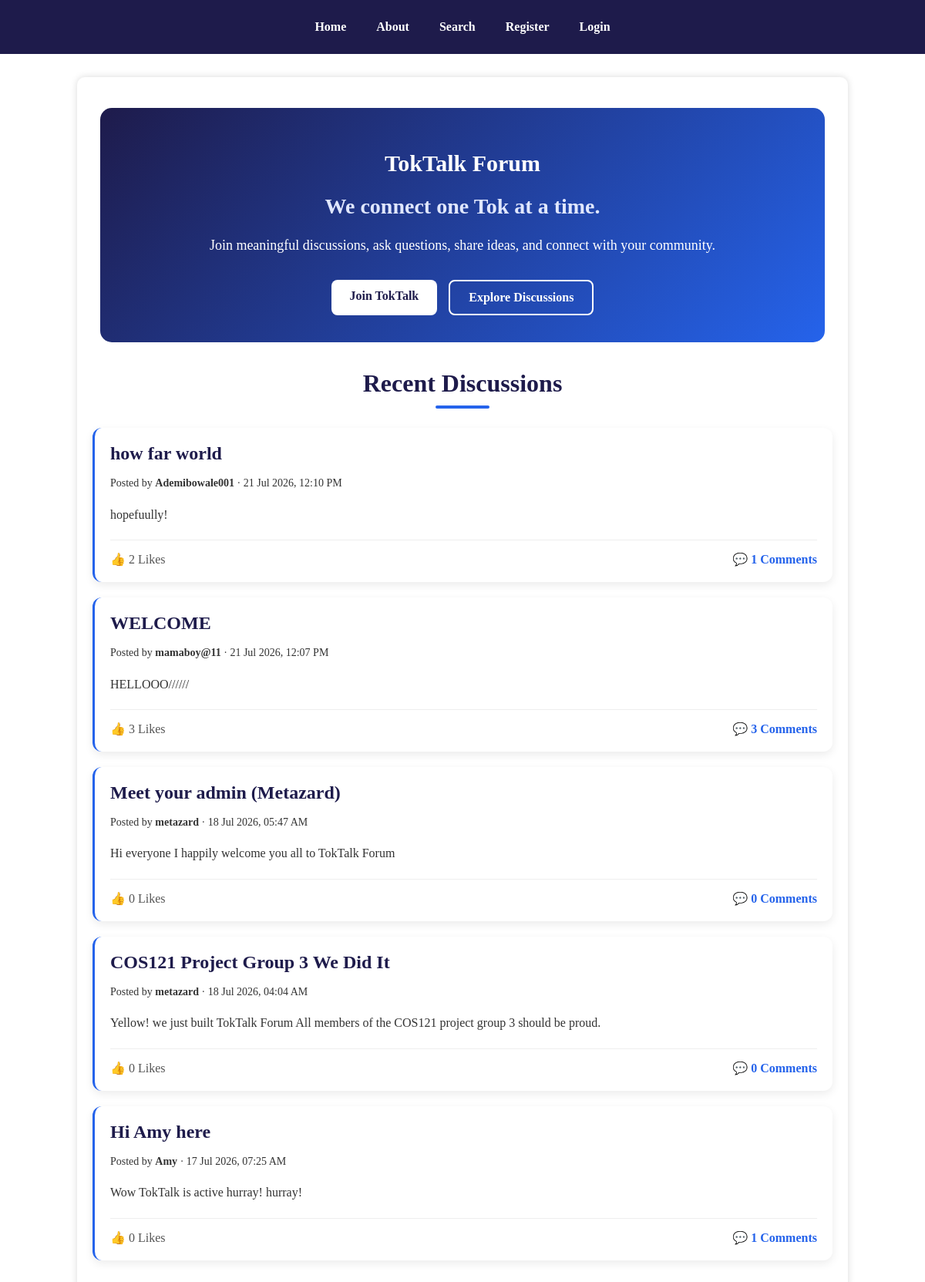
The page / on the database its author committed.
### models/post.py (models this page shows, shortened)
class Post(db.Model):
    __tablename__ = 'posts'
    id = db.Column(db.Integer, primary_key=True)
    title = db.Column(db.String(255), nullable=False)
    content = db.Column(db.Text, nullable=False)
    author_id = db.Column(
        db.Integer, db.ForeignKey("users.id"), nullable=False)
    created_at = db.Column(db.DateTime, default=datetime.utcnow)
    updated_at = db.Column(
        db.DateTime,
        default=datetime.utcnow,
        onupdate=datetime.utcnow,
    )
    comments = db.relationship(
        'Comment', backref='post', cascade='all, delete-orphan', lazy=True)
    likes = db.relationship('Like', backref='post',
                            cascade='all, delete-orphan', lazy=True)
    author = db.relationship("User", backref="posts")

### models/user.py (models this page shows, shortened)
class User(db.Model, UserMixin):
    __tablename__ = "users"
    id = db.Column(db.Integer, primary_key=True)
    full_name = db.Column(db.String(150), nullable=False)
    username = db.Column(db.String(80), unique=True, nullable=False)
    email = db.Column(db.String(120), unique=True, nullable=False)
    password = db.Column(db.String(255), nullable=False)
    bio = db.Column(db.Text, default="")
    profile_picture = db.Column(
        db.String(255),
        default="default_profile.png"
    )
    created_at = db.Column(
        db.DateTime,
        default=datetime.utcnow
    )
    is_admin = db.Column(
        db.Boolean,
        default=False
    )
    is_suspended = db.Column(
        db.Boolean,
        default=False
    )
    is_banned = db.Column(
        db.Boolean,
        default=False
    )

### app.py (the view)
    @app.route("/")
    def home():
        posts = Post.query.order_by(Post.created_at.desc()).all()
        return render_template("home.html", posts=posts)

### templates/home.html (shortened to what this page needs)
{% extends "base.html" %}
{% block content %}
<div class="hero-section">
    <h1>TokTalk Forum</h1>
    <h2>We connect one Tok at a time.</h2>
    <p>
        Join meaningful discussions, ask questions,
        share ideas, and connect with your community.
    </p>
    <div class="hero-buttons">
        {% if current_user.is_authenticated %}
        <a href="{{ url_for('posts.create_post') }}" class="hero-btn-primary">
            Create Post
        </a>
        {% else %}
        <a href="{{ url_for('auth.register') }}" class="hero-btn-primary">
            Join TokTalk
        </a>
        {% endif %}
        <a href="#recent-discussions" class="hero-btn-secondary">
            Explore Discussions
        </a>
    </div>
</div>
<h2 id="recent-discussions">Recent Discussions</h2>
{% if posts %}
{% for post in posts %}
<div class="post-card">
    <h3>
        <a href="{{ url_for('posts.get_post', post_id=post.id) }}">
            {{ post.title }}
        </a>
    </h3>
    <p class="post-info">
        Posted by <strong>{{ post.author.username }}</strong>
        · {{ post.created_at.strftime("%d %b %Y, %I:%M %p") }}
    </p>
    <p>
        {{ post.content }}
    </p>
    <div class="post-action">
        <span>👍 {{ post.likes|length }} Likes</span>
        <a href="{{ url_for('posts.get_post', post_id=post.id) }}">
            💬 {{ post.comments|length }} Comments
        </a>
    </div>
</div>
{% endfor %}
{% else %}
<p>No discussions yet. Be the first to create one!</p>
{% endif %}
{% endblock %}

### static/style.css (style rules this page uses)
body { margin: 0; padding: 0; font-family: 'Times New Roman', Times, serif; background: white; }
h1 { color: #1e3a8a; }
h2 { color: #333333; }
.post-card { background: white; padding: 20px; margin-bottom: 25px; border-radius: 10px; box-shadow: 0 2px 8px rgba(0, 0, 0, .1); }
.post-card h3 { color: #1e3a8a; margin-bottom: 10px; }
.post-info { color: #777; font-size: 14px; margin-bottom: 15px; }
.post-card { background: #fff; border-radius: 12px; padding: 20px; margin-bottom: 20px; box-shadow: 0 4px 12px rgba(0, 0, 0, 0.08); border-left: 3px solid #2563EB; transition: 0.3s ease; }
.post-card h3 { margin: 0 0 10px; }
.post-card h3 a { color: #1E1B4B; text-decoration: none; font-size: 24px; font-weight: bold; }
.post-info { color: #666; font-size: 14px; margin-bottom: 15px; }
.post-card p { line-height: 1.6; color: #333; }
.post-action { display: flex; justify-content: space-between; align-items: center; margin-top: 20px; padding-top: 15px; border-top: 1px solid #eee; flex-wrap: wrap; gap: 10px; }
.post-action a { text-decoration: none; color: #2563EB; font-weight: 600; }
.post-action span { color: #555; }
#recent-discussions { text-align: center; color: #1E1B4B; margin: 35px 0 25px; font-size: 32px; position: relative; }
#recent-discussions::after { content: ""; display: block; width: 70px; height: 4px; background: #2563EB; margin: 10px auto 0; border-radius: 5px; }
.hero-section { background: linear-gradient(135deg, #1E1B4B, #2563EB); color: white; text-align: center; padding: 35px 20px; border-radius: 15px; margin: 20px 10px; }
.hero-section h1 { color: white; font-size: 30px; margin-bottom: 10px; }
.hero-section h2 { color: #E0E7FF; font-size: 28px; margin-bottom: 20px; }
.hero-section p { max-width: 700px; margin: 0 auto 30px; font-size: 18px; line-height: 1.6; }
.hero-buttons { display: flex; justify-content: center; gap: 15px; flex-wrap: wrap; }
.hero-btn-primary, .hero-btn-secondary { text-decoration: none; padding: 12px 24px; border-radius: 8px; font-weight: bold; transition: 0.3s; }
.hero-btn-primary { background: white; color: #1E1B4B; }
.hero-btn-secondary { border: 2px solid white; color: white; }

### rows shown on the page
Post: title "how far world", author.username "Ademibowale001", created_at "21 Jul 2026, 12:10 PM", content "hopefuully!", likes|length "2", comments|length "1"
Post: title "WELCOME", author.username "mamaboy@11", created_at "21 Jul 2026, 12:07 PM", content "HELLOOO//////", likes|length "3", comments|length "3"
Post: title "Meet your admin (Metazard)", author.username "metazard", created_at "18 Jul 2026, 05:47 AM", content "Hi everyone I happily welcome you all to TokTalk Forum", likes|length "0", comments|length "0"
Post: title "COS121 Project Group 3 We Did It", author.username "metazard", created_at "18 Jul 2026, 04:04 AM", content "Yellow! we just built TokTalk Forum All members of the COS121 project group 3 should be proud.", likes|length "0", comments|length "0"
Post: title "Hi Amy here", author.username "Amy", created_at "17 Jul 2026, 07:25 AM", content "Wow TokTalk is active hurray! hurray!", likes|length "0", comments|length "1"
